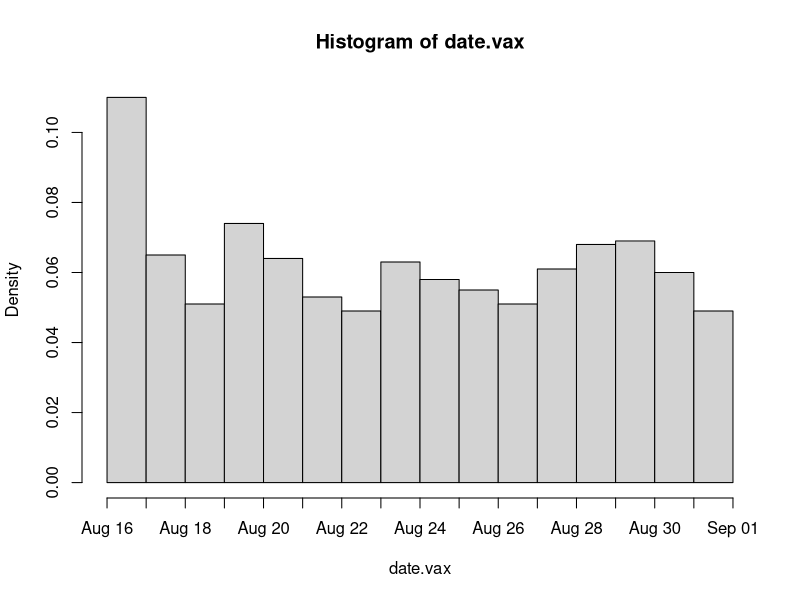
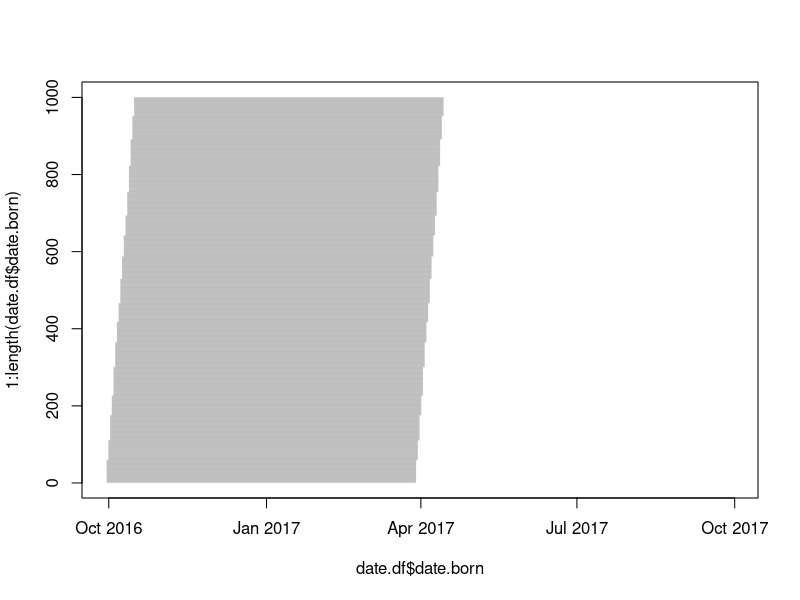
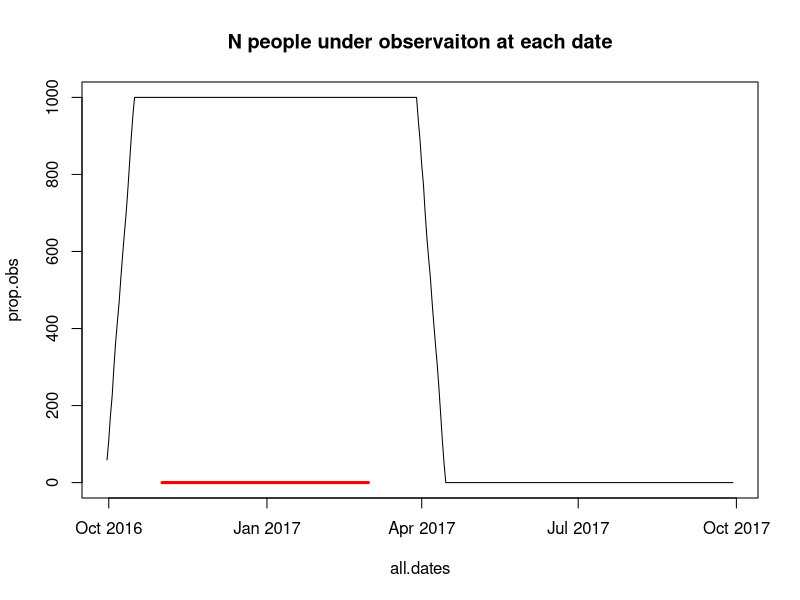
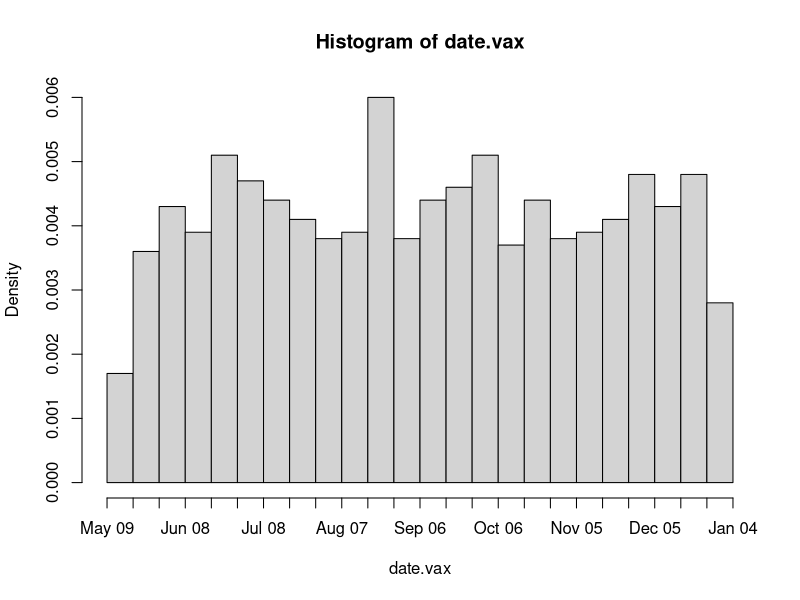
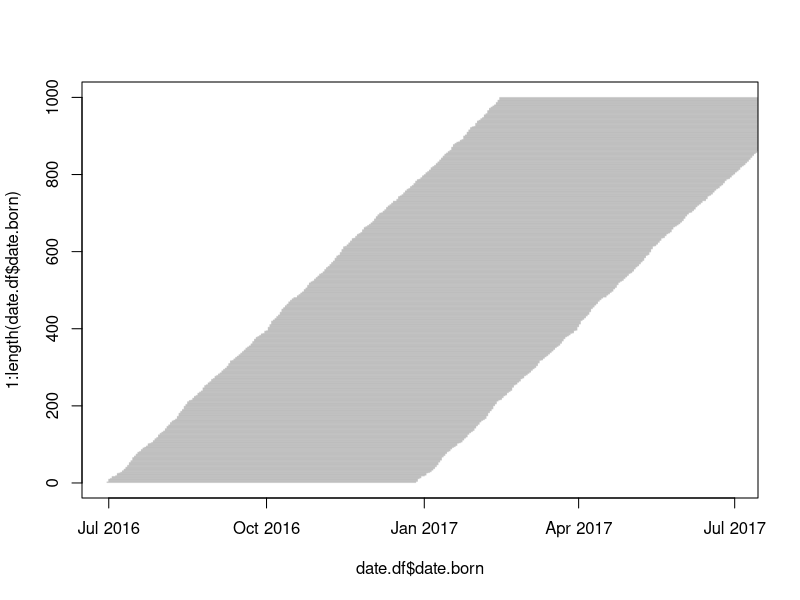
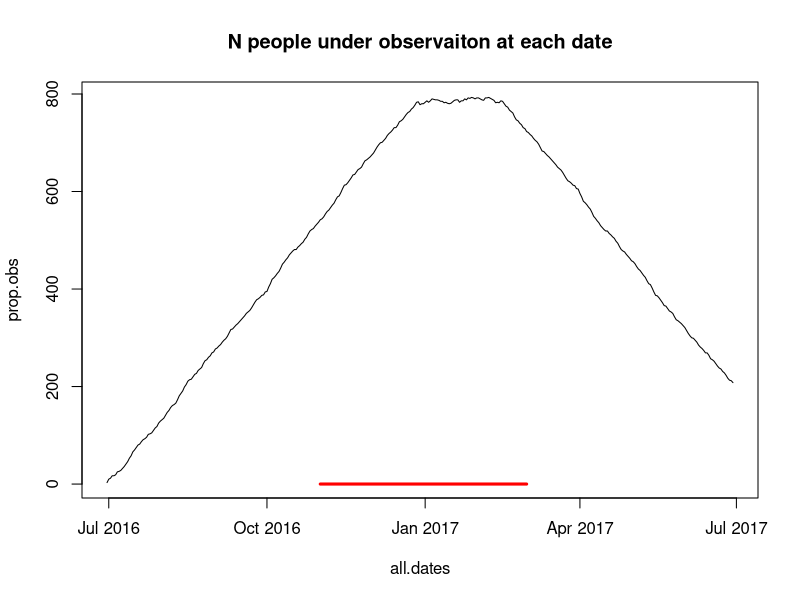
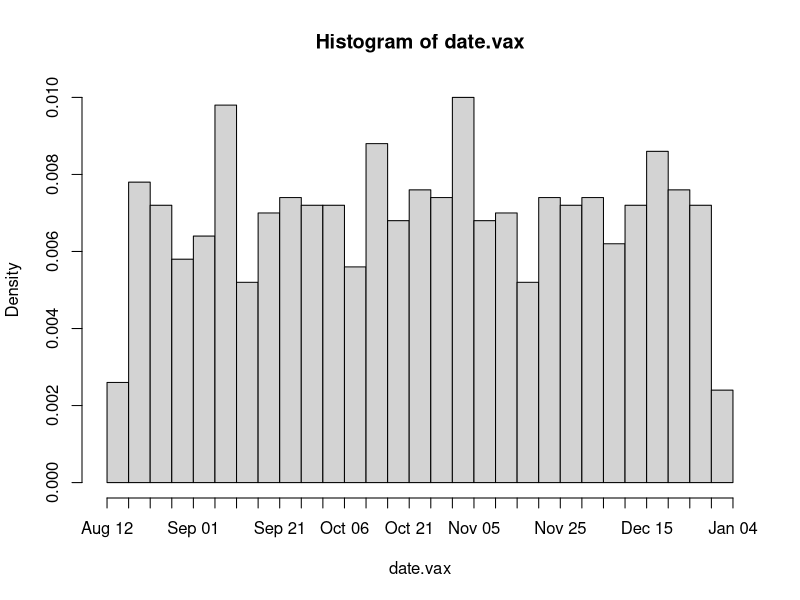
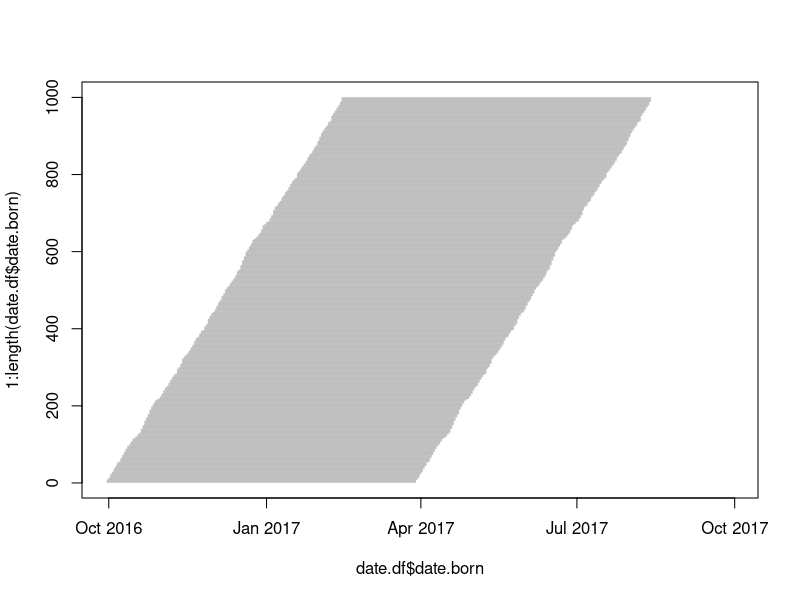

Recreate these plots in R, in order.
#TODO: calculate % of follow up time that occurs during RSV season

dates.test <- list(
  as.Date(c('2016-08-15','2016-09-01')),
  as.Date(c('2016-05-15','2016-12-31')),
  as.Date(c('2016-08-15','2016-12-31'))

)

for(k in 1:length(dates.test)){
start.vax.date <- dates.test[[k]][1]
end.vax.date <- dates.test[[k]][2]
length.vax.period <- as.numeric(end.vax.date - start.vax.date)

date.vax <- start.vax.date + 
  sample(c(1:length.vax.period), size=1000, replace=T ) 

hist(date.vax, breaks=20)

date.born <- date.vax + 45

follow.period.end <- date.born +180

date.df <- cbind.data.frame(date.born,follow.period.end)
date.df <- date.df[order(date.df$date.born),]
plot(y=1:length(date.df$date.born), x=date.df$date.born , col='white', xlim=c(min(date.df$date.born), min(date.df$date.born)+365 ))
arrows(x0=date.df$date.born, x1=date.df$follow.period.end, 
       y0=1:length(date.df$date.born), 
       length=0,
       col=rgb(0,0,0,alpha=0.1))

#to look at density, need to create a matrix with every day * N participants
all.dates <- seq.Date(from=min(date.born), length.out = 365, by='day')

mat1 <- matrix(0,nrow=nrow(date.df), ncol=365)

for(i in 1: nrow(mat1)){
  mat1[i,] <- all.dates >= date.df$date.born[i] & all.dates <= date.df$follow.period.end[i]
}
prop.obs <- apply(mat1,2,sum)

plot(all.dates,prop.obs, type='l', main='N people under observaiton at each date')
arrows(x0=as.Date('2016-11-01'), x1=as.Date('2017-03-01'), y0=0, col='red', lwd=3, length=0)
}